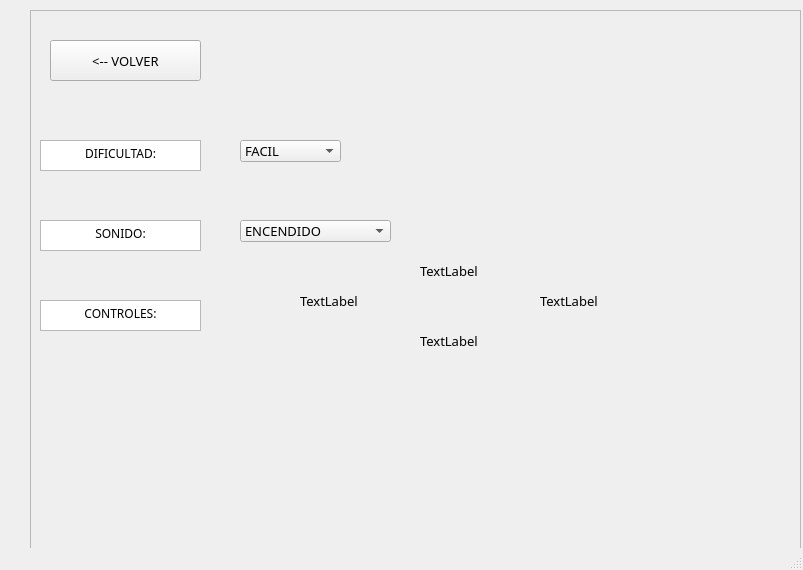
<?xml version="1.0" encoding="UTF-8"?>
<ui version="4.0">
 <class>MainWindow</class>
 <widget class="QMainWindow" name="MainWindow">
  <property name="geometry">
   <rect>
    <x>0</x>
    <y>0</y>
    <width>803</width>
    <height>570</height>
   </rect>
  </property>
  <property name="windowTitle">
   <string>MainWindow</string>
  </property>
  <widget class="QWidget" name="centralwidget">
   <widget class="QLabel" name="label">
    <property name="geometry">
     <rect>
      <x>10</x>
      <y>0</y>
      <width>801</width>
      <height>551</height>
     </rect>
    </property>
    <property name="text">
     <string/>
    </property>
    <property name="pixmap">
     <pixmap>imegenes/options.png</pixmap>
    </property>
    <property name="scaledContents">
     <bool>true</bool>
    </property>
   </widget>
   <widget class="QWidget" name="horizontalLayoutWidget">
    <property name="geometry">
     <rect>
      <x>30</x>
      <y>10</y>
      <width>771</width>
      <height>786</height>
     </rect>
    </property>
    <layout class="QHBoxLayout" name="horizontalLayout">
     <item>
      <layout class="QVBoxLayout" name="verticalLayout">
       <item>
        <widget class="QFrame" name="frame">
         <property name="font">
          <font>
           <family>Press Start 2P</family>
           <pointsize>10</pointsize>
          </font>
         </property>
         <property name="frameShape">
          <enum>QFrame::StyledPanel</enum>
         </property>
         <property name="frameShadow">
          <enum>QFrame::Raised</enum>
         </property>
         <widget class="QPushButton" name="pushButton">
          <property name="geometry">
           <rect>
            <x>20</x>
            <y>30</y>
            <width>151</width>
            <height>41</height>
           </rect>
          </property>
          <property name="font">
           <font>
            <family>Press Start 2P</family>
            <pointsize>10</pointsize>
           </font>
          </property>
          <property name="text">
           <string>&lt;-- VOLVER</string>
          </property>
         </widget>
         <widget class="QTextBrowser" name="textBrowser">
          <property name="enabled">
           <bool>true</bool>
          </property>
          <property name="geometry">
           <rect>
            <x>10</x>
            <y>130</y>
            <width>161</width>
            <height>31</height>
           </rect>
          </property>
          <property name="font">
           <font>
            <family>Press Start 2P</family>
            <pointsize>10</pointsize>
           </font>
          </property>
          <property name="html">
           <string>&lt;!DOCTYPE HTML PUBLIC &quot;-//W3C//DTD HTML 4.0//EN&quot; &quot;http://www.w3.org/TR/REC-html40/strict.dtd&quot;&gt;
&lt;html&gt;&lt;head&gt;&lt;meta name=&quot;qrichtext&quot; content=&quot;1&quot; /&gt;&lt;meta charset=&quot;utf-8&quot; /&gt;&lt;style type=&quot;text/css&quot;&gt;
p, li { white-space: pre-wrap; }
hr { height: 1px; border-width: 0; }
li.unchecked::marker { content: &quot;\2610&quot;; }
li.checked::marker { content: &quot;\2612&quot;; }
&lt;/style&gt;&lt;/head&gt;&lt;body style=&quot; font-family:'Press Start 2P'; font-size:10pt; font-weight:400; font-style:normal;&quot;&gt;
&lt;p align=&quot;center&quot; style=&quot; margin-top:0px; margin-bottom:0px; margin-left:0px; margin-right:0px; -qt-block-indent:0; text-indent:0px;&quot;&gt;&lt;span style=&quot; font-size:9pt;&quot;&gt;DIFICULTAD:&lt;/span&gt;&lt;/p&gt;&lt;/body&gt;&lt;/html&gt;</string>
          </property>
         </widget>
         <widget class="QTextBrowser" name="textBrowser_2">
          <property name="enabled">
           <bool>true</bool>
          </property>
          <property name="geometry">
           <rect>
            <x>10</x>
            <y>210</y>
            <width>161</width>
            <height>31</height>
           </rect>
          </property>
          <property name="font">
           <font>
            <family>Press Start 2P</family>
            <pointsize>10</pointsize>
           </font>
          </property>
          <property name="html">
           <string>&lt;!DOCTYPE HTML PUBLIC &quot;-//W3C//DTD HTML 4.0//EN&quot; &quot;http://www.w3.org/TR/REC-html40/strict.dtd&quot;&gt;
&lt;html&gt;&lt;head&gt;&lt;meta name=&quot;qrichtext&quot; content=&quot;1&quot; /&gt;&lt;meta charset=&quot;utf-8&quot; /&gt;&lt;style type=&quot;text/css&quot;&gt;
p, li { white-space: pre-wrap; }
hr { height: 1px; border-width: 0; }
li.unchecked::marker { content: &quot;\2610&quot;; }
li.checked::marker { content: &quot;\2612&quot;; }
&lt;/style&gt;&lt;/head&gt;&lt;body style=&quot; font-family:'Press Start 2P'; font-size:10pt; font-weight:400; font-style:normal;&quot;&gt;
&lt;p align=&quot;center&quot; style=&quot; margin-top:0px; margin-bottom:0px; margin-left:0px; margin-right:0px; -qt-block-indent:0; text-indent:0px;&quot;&gt;&lt;span style=&quot; font-size:9pt;&quot;&gt;SONIDO:&lt;/span&gt;&lt;/p&gt;&lt;/body&gt;&lt;/html&gt;</string>
          </property>
         </widget>
         <widget class="QTextBrowser" name="textBrowser_3">
          <property name="enabled">
           <bool>true</bool>
          </property>
          <property name="geometry">
           <rect>
            <x>10</x>
            <y>290</y>
            <width>161</width>
            <height>31</height>
           </rect>
          </property>
          <property name="font">
           <font>
            <family>Press Start 2P</family>
            <pointsize>10</pointsize>
           </font>
          </property>
          <property name="html">
           <string>&lt;!DOCTYPE HTML PUBLIC &quot;-//W3C//DTD HTML 4.0//EN&quot; &quot;http://www.w3.org/TR/REC-html40/strict.dtd&quot;&gt;
&lt;html&gt;&lt;head&gt;&lt;meta name=&quot;qrichtext&quot; content=&quot;1&quot; /&gt;&lt;meta charset=&quot;utf-8&quot; /&gt;&lt;style type=&quot;text/css&quot;&gt;
p, li { white-space: pre-wrap; }
hr { height: 1px; border-width: 0; }
li.unchecked::marker { content: &quot;\2610&quot;; }
li.checked::marker { content: &quot;\2612&quot;; }
&lt;/style&gt;&lt;/head&gt;&lt;body style=&quot; font-family:'Press Start 2P'; font-size:10pt; font-weight:400; font-style:normal;&quot;&gt;
&lt;p align=&quot;center&quot; style=&quot; margin-top:0px; margin-bottom:0px; margin-left:0px; margin-right:0px; -qt-block-indent:0; text-indent:0px;&quot;&gt;&lt;span style=&quot; font-size:9pt;&quot;&gt;CONTROLES:&lt;/span&gt;&lt;/p&gt;&lt;/body&gt;&lt;/html&gt;</string>
          </property>
         </widget>
         <widget class="QComboBox" name="comboBox">
          <property name="geometry">
           <rect>
            <x>210</x>
            <y>130</y>
            <width>101</width>
            <height>22</height>
           </rect>
          </property>
          <item>
           <property name="text">
            <string>FACIL</string>
           </property>
          </item>
          <item>
           <property name="text">
            <string>NORMAL</string>
           </property>
          </item>
          <item>
           <property name="text">
            <string>DIFICIL</string>
           </property>
          </item>
         </widget>
         <widget class="QComboBox" name="comboBox_2">
          <property name="geometry">
           <rect>
            <x>210</x>
            <y>210</y>
            <width>151</width>
            <height>22</height>
           </rect>
          </property>
          <item>
           <property name="text">
            <string>ENCENDIDO</string>
           </property>
          </item>
          <item>
           <property name="text">
            <string>APAGADO</string>
           </property>
          </item>
         </widget>
         <widget class="QLabel" name="label_2">
          <property name="geometry">
           <rect>
            <x>270</x>
            <y>270</y>
            <width>81</width>
            <height>41</height>
           </rect>
          </property>
          <property name="text">
           <string>TextLabel</string>
          </property>
         </widget>
         <widget class="QLabel" name="label_3">
          <property name="geometry">
           <rect>
            <x>390</x>
            <y>240</y>
            <width>81</width>
            <height>41</height>
           </rect>
          </property>
          <property name="text">
           <string>TextLabel</string>
          </property>
         </widget>
         <widget class="QLabel" name="label_4">
          <property name="geometry">
           <rect>
            <x>510</x>
            <y>270</y>
            <width>81</width>
            <height>41</height>
           </rect>
          </property>
          <property name="text">
           <string>TextLabel</string>
          </property>
         </widget>
         <widget class="QLabel" name="label_5">
          <property name="geometry">
           <rect>
            <x>390</x>
            <y>310</y>
            <width>81</width>
            <height>41</height>
           </rect>
          </property>
          <property name="text">
           <string>TextLabel</string>
          </property>
         </widget>
        </widget>
       </item>
      </layout>
     </item>
    </layout>
   </widget>
  </widget>
  <widget class="QStatusBar" name="statusbar"/>
 </widget>
 <resources/>
 <connections/>
</ui>
